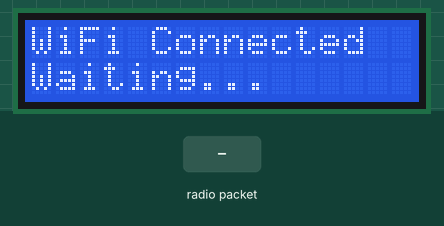
A sketch run on a simulated ESP32. On the bench: 16×2 character LCD. The inputs (shaded band) are chosen by the test bench. WiFi joins after 1.5 s; servers stay silent unless stated; uploads are accepted with an empty reply; no radio packets arrive unless stated; not simulated (calls return 0 or success): keys.h; what the sketch prints to the serial monitor is not drawn.

Above: at 2.8 s.
2.9 s: radio packet "yes" arrives
At 3.9 s:
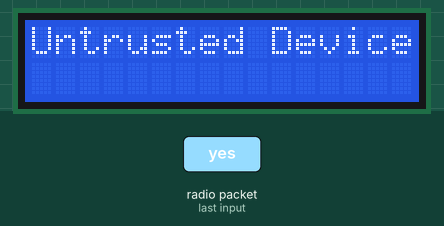
4.6 s: radio packet "1" arrives
Timing chart, 0 to 7.6 s (numbered marks = the images above; inputs shaded):
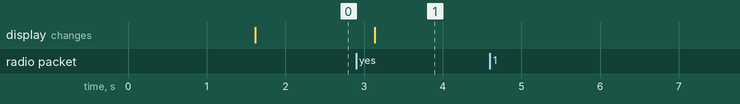

The sketch:

reciever.ino
```cpp
#include <SPI.h>
#include <LoRa.h>
#include <Wire.h>
#include <WiFi.h>
#include <HTTPClient.h>
#include "keys.h"
#include <LiquidCrystal_I2C.h>

LiquidCrystal_I2C lcd(0x27, 16, 2);
String senderDevice = "esp32_sender";


void setup() {
  Serial.begin(9600);
  Wire.begin(21, 22);
  lcd.init();
  lcd.backlight();
  lcd.clear();

  LoRa.setPins(5, 15, 2);
  if (!LoRa.begin(433E6)) {
    Serial.println("LoRa init failed!");
    lcd.print("LoRa Failed!");
    while (1);
  }

  WiFi.begin(ssid, password);
  while (WiFi.status() != WL_CONNECTED) {
    delay(500);
    Serial.print(".");
  }

  Serial.println("\nWiFi connected");
  lcd.clear();
  lcd.print("WiFi Connected");
  Serial.println("LoRa Ready - Receiver");
  lcd.setCursor(0, 1);
  lcd.print("Waiting...");
}

bool isAuthenticated(String deviceId) {
  if (WiFi.status() != WL_CONNECTED) return false;

  HTTPClient http;
  http.begin(serverUrl);
  http.addHeader("Content-Type", "application/json");

  String payload = "{\"device_id\":\"" + deviceId + "\"}";
  int httpCode = http.POST(payload);

  String response = http.getString();
  http.end();

  Serial.println("Auth status: " + response);
  return (httpCode == 200 && response == "yes");
}

void loop() {
  int packetSize = LoRa.parsePacket();
  if (packetSize) {
    String received = "";
    while (LoRa.available()) {
      received += (char)LoRa.read();
    }

    Serial.print("Received LoRa: ");
    Serial.println(received);

    // Check auth
    if (isAuthenticated(senderDevice)) {
      lcd.clear();
      lcd.setCursor(0, 0);
      lcd.print("From Auth Dev:");
      lcd.setCursor(0, 1);
      lcd.print(received);
    } else {
      Serial.println("Sender not authenticated. Ignoring message.");
      lcd.clear();
      lcd.print("Untrusted Device");
    }
  }

  delay(100);  // Small delay for stability
}
```

Measured:
- after the input at 2.9 s, the display: changes after 0.24 s (image 1)
- after the input at 4.6 s, every drawn part: stays the same
